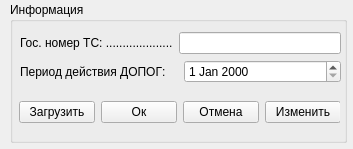
<?xml version="1.0" encoding="UTF-8"?>
<ui version="4.0">
 <class>openDopogFile</class>
 <widget class="QWidget" name="openDopogFile">
  <property name="geometry">
   <rect>
    <x>0</x>
    <y>0</y>
    <width>353</width>
    <height>149</height>
   </rect>
  </property>
  <property name="windowTitle">
   <string>Свидетельство ДОПОГ</string>
  </property>
  <widget class="QGroupBox" name="groupBox">
   <property name="geometry">
    <rect>
     <x>10</x>
     <y>2</y>
     <width>337</width>
     <height>141</height>
    </rect>
   </property>
   <property name="title">
    <string>Информация</string>
   </property>
   <widget class="QWidget" name="layoutWidget">
    <property name="geometry">
     <rect>
      <x>10</x>
      <y>30</y>
      <width>321</width>
      <height>52</height>
     </rect>
    </property>
    <layout class="QVBoxLayout" name="verticalLayout">
     <item>
      <layout class="QHBoxLayout" name="horizontalLayout_2">
       <item>
        <widget class="QLabel" name="label_2">
         <property name="text">
          <string>Гос. номер ТС: ....................</string>
         </property>
        </widget>
       </item>
       <item>
        <widget class="QLineEdit" name="lineGos_number">
         <property name="minimumSize">
          <size>
           <width>150</width>
           <height>0</height>
          </size>
         </property>
         <property name="maximumSize">
          <size>
           <width>181</width>
           <height>16777215</height>
          </size>
         </property>
        </widget>
       </item>
      </layout>
     </item>
     <item>
      <layout class="QHBoxLayout" name="horizontalLayout">
       <item>
        <widget class="QLabel" name="label">
         <property name="text">
          <string>Период действия ДОПОГ:</string>
         </property>
        </widget>
       </item>
       <item>
        <widget class="QDateEdit" name="lineDate_of_validity"/>
       </item>
      </layout>
     </item>
    </layout>
   </widget>
   <widget class="QWidget" name="layoutWidget">
    <property name="geometry">
     <rect>
      <x>9</x>
      <y>90</y>
      <width>321</width>
      <height>41</height>
     </rect>
    </property>
    <layout class="QHBoxLayout" name="horizontalLayout_3">
     <item>
      <widget class="QPushButton" name="btnUploadDopog">
       <property name="text">
        <string>Загрузить</string>
       </property>
      </widget>
     </item>
     <item>
      <spacer name="horizontalSpacer">
       <property name="orientation">
        <enum>Qt::Horizontal</enum>
       </property>
       <property name="sizeHint" stdset="0">
        <size>
         <width>40</width>
         <height>20</height>
        </size>
       </property>
      </spacer>
     </item>
     <item>
      <widget class="QPushButton" name="btnOK">
       <property name="text">
        <string>Ок</string>
       </property>
      </widget>
     </item>
     <item>
      <spacer name="horizontalSpacer_2">
       <property name="orientation">
        <enum>Qt::Horizontal</enum>
       </property>
       <property name="sizeHint" stdset="0">
        <size>
         <width>40</width>
         <height>20</height>
        </size>
       </property>
      </spacer>
     </item>
     <item>
      <widget class="QPushButton" name="btnCancel">
       <property name="text">
        <string>Отмена</string>
       </property>
      </widget>
     </item>
     <item>
      <spacer name="horizontalSpacer_3">
       <property name="orientation">
        <enum>Qt::Horizontal</enum>
       </property>
       <property name="sizeHint" stdset="0">
        <size>
         <width>40</width>
         <height>20</height>
        </size>
       </property>
      </spacer>
     </item>
     <item>
      <widget class="QPushButton" name="btnChange">
       <property name="text">
        <string>Изменить</string>
       </property>
      </widget>
     </item>
    </layout>
   </widget>
  </widget>
 </widget>
 <resources/>
 <connections/>
</ui>
